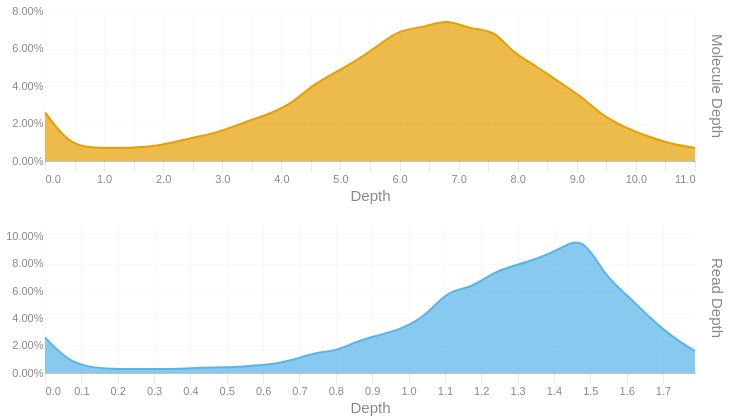

The notebook cell this image was saved under:
### Code cell
readdep = depth_hist(tb['Read Depth'], q99, 3)
readdep = readdep.with_columns(pl.lit('Read Depth').alias('Metric'))
if not SKIPLR:
    moldep = depth_hist(tb['Molecule Depth'], mol_q99, 1)
    moldep = moldep.with_columns(pl.lit('Molecule Depth').alias('Metric'))
    _hist = pl.concat([readdep, moldep])
    _hist = _hist.filter(pl.col('Proportion') != 0)
    with SafeRender(_hist):
        (
            alt.Chart(_hist)        
            .mark_area(interpolate = "basis")
            .encode(
                x=alt.X('Bin:Q').scale(domainMin=0).axis(alt.Axis(title='Depth')),
                y = alt.Y('Proportion:Q', title = None).axis(format = '.2%'),
                color = alt.Color('Metric:N').legend(None),
                row = alt.Row("Metric:N").header(title = None, labelOrient = 'right'),
                tooltip = [
                    alt.Tooltip("Metric:N", title = "Metric"),
                    alt.Tooltip('Interval:N', title = "Depth Interval"),
                    alt.Tooltip('Proportion:Q', title = "% Alignments").format('.2%')
                ]
            )
            .resolve_scale(x='independent', y='independent')
            .properties(
                height = 150, width = 650,
                usermeta={'embedOptions': {'downloadFileName': f'{samplename}.depth.hist'}}
            )
        ).display()
else:
    readdep = readdep.filter(pl.col('Proportion') != 0)
    with SafeRender(readdep):
        (
            alt.Chart(readdep)        
            .mark_area(interpolate = "basis")
            .encode(
                x=alt.X('Bin:Q').scale(domainMin=0).axis(alt.Axis(title='Depth')),
                y = alt.Y('Proportion:Q', title = None).axis(format = '.2%'),
                tooltip = [
                    alt.Tooltip('Interval:N', title = "Depth Interval"),
                    alt.Tooltip('Proportion:Q', title = "% Alignments").format('.2%')
                ]
            )
            .properties(
                usermeta={'embedOptions': {'downloadFileName': f'{samplename}.depth.hist'}}
            )
        ).display()

### Figure 1 — Vega-Lite specification as saved in the notebook (floating-point values rounded to 4 significant figures)
{"width": 650, "height": 150, "config": {"title": {"anchor": "start", "dy": -15, "fontSize": 18, "color": "#888888", "subtitleColor": "#888888", "subtitleFontSize": 14}, "arc": {"fill": "#0072B2"}, "axis": {"domainColor": "#888888", "domainWidth": 0.5, "gridWidth": 0.2, "grid": false, "titleFontWeight": 400, "titleFontSize": 15, "labelFontSize": 11, "labelColor": "#888888", "tickColor": "#888888", "tickWidth": 0.2, "titleColor": "#888888"}, "axisBand": {"grid": false}, "axisX": {"grid": true, "tickSize": 10, "domainCap": "round"}, "axisY": {"domain": false, "grid": true, "tickSize": 0, "domainCap": "round"}, "background": "transparent", "header": {"labelFontSize": 15, "labelColor": "#888888", "titleFontSize": 15, "titleFontWeight": 600, "titleColor": "#888888"}, "legend": {"labelFont": "sans-serif", "labelFontSize": 12, "labelColor": "#888888", "symbolSize": 100, "symbolType": "circle", "titleFontSize": 12, "titlePadding": 10, "titleColor": "#888888", "title": null}, "range": {"category": ["#E69F00", "#56B4E9", "#009E73", "#F0E442", "#0072B2", "#D55E00", "#CC79A7", "#000000"], "diverging": ["#cfe8f3", "#a2d4ec", "#73bfe2", "#46abdb", "#1696d2", "#12719e"]}, "area": {"fill": "#0072B2", "fillOpacity": 0.7, "line": true, "strokeOpacity": 0.7}, "line": {"color": "#0072B2", "stroke": "#0072B2", "strokeWidth": 2}, "trail": {"color": "#0072B2", "stroke": "#0072B2", "strokeWidth": 0, "size": 1}, "point": {"filled": true, "fillOpacity": 1.0, "size": 95}, "text": {"color": "#888888", "fontSize": 11, "align": "right", "fontWeight": 400, "size": 11}, "bar": {"fill": "#0072B2", "stroke": null}, "view": {"stroke": null, "continuousWidth": 660, "continuousHeight": 400}}, "data": {"name": "data-157d2754f90c86d3748947984fae3f86"}, "mark": {"type": "area", "interpolate": "basis"}, "encoding": {"color": {"field": "Metric", "legend": null, "type": "nominal"}, "row": {"field": "Metric", "header": {"title": null, "labelOrient": "right"}, "type": "nominal"}, "tooltip": [{"field": "Metric", "title": "Metric", "type": "nominal"}, {"field": "Interval", "title": "Depth Interval", "type": "nominal"}, {"field": "Proportion", "format": ".2%", "title": "% Alignments", "type": "quantitative"}], "x": {"axis": {"title": "Depth"}, "field": "Bin", "scale": {"domainMin": 0}, "type": "quantitative"}, "y": {"axis": {"format": ".2%"}, "field": "Proportion", "title": null, "type": "quantitative"}}, "resolve": {"scale": {"x": "independent", "y": "independent"}}, "usermeta": {"embedOptions": {"downloadFileName": "S5_StJohns_3471.depth.hist"}}, "$schema": "https://vega.github.io/schema/vega-lite/v6.1.0.json", "datasets": {"data-157d2754f90c86d3748947984fae3f86": [{"Bin": 0.0, "Interval": "0.0-0.062", "Proportion": 0.026, "Metric": "Read Depth"}, {"Bin": 0.062, "Interval": "0.062-0.123", "Proportion": 0.009, "Metric": "Read Depth"}, {"Bin": 0.123, "Interval": "0.123-0.185", "Proportion": 0.004, "Metric": "Read Depth"}, {"Bin": 0.185, "Interval": "0.185-0.247", "Proportion": 0.003, "Metric": "Read Depth"}, {"Bin": 0.247, "Interval": "0.247-0.308", "Proportion": 0.003, "Metric": "Read Depth"}, {"Bin": 0.308, "Interval": "0.308-0.37", "Proportion": 0.003, "Metric": "Read Depth"}, {"Bin": 0.37, "Interval": "0.37-0.432", "Proportion": 0.003, "Metric": "Read Depth"}, {"Bin": 0.432, "Interval": "0.432-0.493", "Proportion": 0.004, "Metric": "Read Depth"}, {"Bin": 0.493, "Interval": "0.493-0.555", "Proportion": 0.004, "Metric": "Read Depth"}, {"Bin": 0.555, "Interval": "0.555-0.617", "Proportion": 0.005, "Metric": "Read Depth"}, {"Bin": 0.617, "Interval": "0.617-0.678", "Proportion": 0.006, "Metric": "Read Depth"}, {"Bin": 0.678, "Interval": "0.678-0.74", "Proportion": 0.009, "Metric": "Read Depth"}, {"Bin": 0.74, "Interval": "0.74-0.802", "Proportion": 0.015, "Metric": "Read Depth"}, {"Bin": 0.802, "Interval": "0.802-0.863", "Proportion": 0.016, "Metric": "Read Depth"}, {"Bin": 0.863, "Interval": "0.863-0.925", "Proportion": 0.024, "Metric": "Read Depth"}, {"Bin": 0.925, "Interval": "0.925-0.987", "Proportion": 0.028, "Metric": "Read Depth"}, {"Bin": 0.987, "Interval": "0.987-1.048", "Proportion": 0.033, "Metric": "Read Depth"}, {"Bin": 1.048, "Interval": "1.048-1.11", "Proportion": 0.042, "Metric": "Read Depth"}, {"Bin": 1.11, "Interval": "1.11-1.172", "Proportion": 0.061, "Metric": "Read Depth"}, {"Bin": 1.172, "Interval": "1.172-1.233", "Proportion": 0.062, "Metric": "Read Depth"}, {"Bin": 1.233, "Interval": "1.233-1.295", "Proportion": 0.074, "Metric": "Read Depth"}, {"Bin": 1.295, "Interval": "1.295-1.357", "Proportion": 0.079, "Metric": "Read Depth"}, {"Bin": 1.357, "Interval": "1.357-1.418", "Proportion": 0.084, "Metric": "Read Depth"}, {"Bin": 1.418, "Interval": "1.418-1.48", "Proportion": 0.091, "Metric": "Read Depth"}, {"Bin": 1.48, "Interval": "1.48-1.542", "Proportion": 0.101, "Metric": "Read Depth"}, {"Bin": 1.542, "Interval": "1.542-1.603", "Proportion": 0.07, "Metric": "Read Depth"}, {"Bin": 1.603, "Interval": "1.603-1.665", "Proportion": 0.057, "Metric": "Read Depth"}, {"Bin": 1.665, "Interval": "1.665-1.727", "Proportion": 0.04, "Metric": "Read Depth"}, {"Bin": 1.727, "Interval": "1.727-1.788", "Proportion": 0.026, "Metric": "Read Depth"}, {"Bin": 1.788, "Interval": "1.788-1.85", "Proportion": 0.016, "Metric": "Read Depth"}, {"Bin": 0.0, "Interval": "0.0-0.4", "Proportion": 0.026, "Metric": "Molecule Depth"}, {"Bin": 0.4, "Interval": "0.4-0.8", "Proportion": 0.009, "Metric": "Molecule Depth"}, {"Bin": 0.8, "Interval": "0.8-1.1", "Proportion": 0.007, "Metric": "Molecule Depth"}, {"Bin": 1.1, "Interval": "1.1-1.5", "Proportion": 0.007, "Metric": "Molecule Depth"}, {"Bin": 1.5, "Interval": "1.5-1.9", "Proportion": 0.007, "Metric": "Molecule Depth"}, {"Bin": 1.9, "Interval": "1.9-2.3", "Proportion": 0.008, "Metric": "Molecule Depth"}, {"Bin": 2.3, "Interval": "2.3-2.6", "Proportion": 0.011, "Metric": "Molecule Depth"}, {"Bin": 2.6, "Interval": "2.6-3.0", "Proportion": 0.013, "Metric": "Molecule Depth"}, {"Bin": 3.0, "Interval": "3.0-3.4", "Proportion": 0.016, "Metric": "Molecule Depth"}, {"Bin": 3.4, "Interval": "3.4-3.8", "Proportion": 0.021, "Metric": "Molecule Depth"}, {"Bin": 3.8, "Interval": "3.8-4.2", "Proportion": 0.025, "Metric": "Molecule Depth"}, {"Bin": 4.2, "Interval": "4.2-4.5", "Proportion": 0.031, "Metric": "Molecule Depth"}, {"Bin": 4.5, "Interval": "4.5-4.9", "Proportion": 0.04, "Metric": "Molecule Depth"}, {"Bin": 4.9, "Interval": "4.9-5.3", "Proportion": 0.047, "Metric": "Molecule Depth"}, {"Bin": 5.3, "Interval": "5.3-5.7", "Proportion": 0.054, "Metric": "Molecule Depth"}, {"Bin": 5.7, "Interval": "5.7-6.0", "Proportion": 0.063, "Metric": "Molecule Depth"}, {"Bin": 6.0, "Interval": "6.0-6.4", "Proportion": 0.07, "Metric": "Molecule Depth"}, {"Bin": 6.4, "Interval": "6.4-6.8", "Proportion": 0.071, "Metric": "Molecule Depth"}, {"Bin": 6.8, "Interval": "6.8-7.2", "Proportion": 0.076, "Metric": "Molecule Depth"}, {"Bin": 7.2, "Interval": "7.2-7.6", "Proportion": 0.07, "Metric": "Molecule Depth"}, {"Bin": 7.6, "Interval": "7.6-7.9", "Proportion": 0.07, "Metric": "Molecule Depth"}, {"Bin": 7.9, "Interval": "7.9-8.3", "Proportion": 0.058, "Metric": "Molecule Depth"}, {"Bin": 8.3, "Interval": "8.3-8.7", "Proportion": 0.051, "Metric": "Molecule Depth"}, {"Bin": 8.7, "Interval": "8.7-9.1", "Proportion": 0.042, "Metric": "Molecule Depth"}, {"Bin": 9.1, "Interval": "9.1-9.4", "Proportion": 0.034, "Metric": "Molecule Depth"}, {"Bin": 9.4, "Interval": "9.4-9.8", "Proportion": 0.025, "Metric": "Molecule Depth"}, {"Bin": 9.8, "Interval": "9.8-10.2", "Proportion": 0.018, "Metric": "Molecule Depth"}, {"Bin": 10.2, "Interval": "10.2-10.6", "Proportion": 0.013, "Metric": "Molecule Depth"}, {"Bin": 10.6, "Interval": "10.6-11.0", "Proportion": 0.009, "Metric": "Molecule Depth"}, {"Bin": 11.0, "Interval": "11.0-11.33", "Proportion": 0.007, "Metric": "Molecule Depth"}]}}
